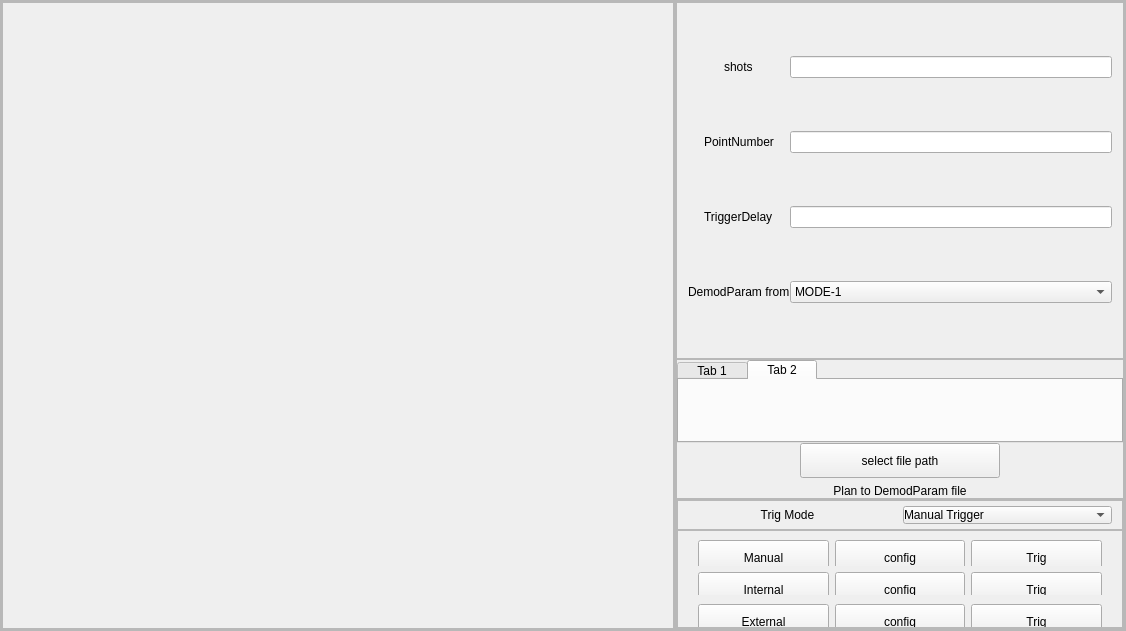
<?xml version="1.0" encoding="UTF-8"?>
<ui version="4.0">
 <class>Form</class>
 <widget class="QWidget" name="Form">
  <property name="geometry">
   <rect>
    <x>0</x>
    <y>0</y>
    <width>1126</width>
    <height>631</height>
   </rect>
  </property>
  <property name="windowTitle">
   <string>Form</string>
  </property>
  <layout class="QGridLayout" name="gridLayout_2">
   <property name="leftMargin">
    <number>0</number>
   </property>
   <property name="topMargin">
    <number>0</number>
   </property>
   <property name="rightMargin">
    <number>0</number>
   </property>
   <property name="bottomMargin">
    <number>0</number>
   </property>
   <property name="spacing">
    <number>0</number>
   </property>
   <item row="0" column="0">
    <widget class="QFrame" name="frame_39">
     <property name="sizePolicy">
      <sizepolicy hsizetype="Expanding" vsizetype="Expanding">
       <horstretch>0</horstretch>
       <verstretch>0</verstretch>
      </sizepolicy>
     </property>
     <property name="minimumSize">
      <size>
       <width>946</width>
       <height>500</height>
      </size>
     </property>
     <property name="frameShape">
      <enum>QFrame::StyledPanel</enum>
     </property>
     <property name="frameShadow">
      <enum>QFrame::Raised</enum>
     </property>
     <layout class="QHBoxLayout" name="horizontalLayout_28">
      <property name="spacing">
       <number>0</number>
      </property>
      <property name="leftMargin">
       <number>0</number>
      </property>
      <property name="topMargin">
       <number>0</number>
      </property>
      <property name="rightMargin">
       <number>0</number>
      </property>
      <property name="bottomMargin">
       <number>0</number>
      </property>
      <item>
       <widget class="QFrame" name="frame_40">
        <property name="minimumSize">
         <size>
          <width>650</width>
          <height>0</height>
         </size>
        </property>
        <property name="frameShape">
         <enum>QFrame::StyledPanel</enum>
        </property>
        <property name="frameShadow">
         <enum>QFrame::Raised</enum>
        </property>
        <layout class="QGridLayout" name="gridLayout_3">
         <property name="leftMargin">
          <number>0</number>
         </property>
         <property name="topMargin">
          <number>0</number>
         </property>
         <property name="rightMargin">
          <number>0</number>
         </property>
         <property name="bottomMargin">
          <number>0</number>
         </property>
         <property name="spacing">
          <number>0</number>
         </property>
         <item row="0" column="0">
          <widget class="QScrollArea" name="scrollArea">
           <property name="widgetResizable">
            <bool>true</bool>
           </property>
           <widget class="QWidget" name="scrollAreaWidgetContents">
            <property name="geometry">
             <rect>
              <x>0</x>
              <y>0</y>
              <width>670</width>
              <height>625</height>
             </rect>
            </property>
            <property name="styleSheet">
             <string notr="true"/>
            </property>
            <layout class="QGridLayout" name="gridLayout_6">
             <property name="leftMargin">
              <number>0</number>
             </property>
             <property name="topMargin">
              <number>0</number>
             </property>
             <property name="rightMargin">
              <number>0</number>
             </property>
             <property name="bottomMargin">
              <number>0</number>
             </property>
             <property name="spacing">
              <number>0</number>
             </property>
             <item row="0" column="0">
              <layout class="QGridLayout" name="gridLayout_4">
               <property name="spacing">
                <number>0</number>
               </property>
              </layout>
             </item>
            </layout>
           </widget>
          </widget>
         </item>
        </layout>
       </widget>
      </item>
      <item>
       <widget class="QFrame" name="frame_41">
        <property name="minimumSize">
         <size>
          <width>450</width>
          <height>0</height>
         </size>
        </property>
        <property name="maximumSize">
         <size>
          <width>450</width>
          <height>16777215</height>
         </size>
        </property>
        <property name="frameShape">
         <enum>QFrame::StyledPanel</enum>
        </property>
        <property name="frameShadow">
         <enum>QFrame::Raised</enum>
        </property>
        <layout class="QVBoxLayout" name="verticalLayout_9">
         <property name="spacing">
          <number>0</number>
         </property>
         <property name="leftMargin">
          <number>0</number>
         </property>
         <property name="topMargin">
          <number>0</number>
         </property>
         <property name="rightMargin">
          <number>0</number>
         </property>
         <property name="bottomMargin">
          <number>0</number>
         </property>
         <item>
          <widget class="QFrame" name="frame_42">
           <property name="frameShape">
            <enum>QFrame::StyledPanel</enum>
           </property>
           <property name="frameShadow">
            <enum>QFrame::Raised</enum>
           </property>
           <layout class="QGridLayout" name="gridLayout_5">
            <property name="leftMargin">
             <number>11</number>
            </property>
            <property name="topMargin">
             <number>0</number>
            </property>
            <property name="rightMargin">
             <number>11</number>
            </property>
            <property name="bottomMargin">
             <number>0</number>
            </property>
            <property name="spacing">
             <number>0</number>
            </property>
            <item row="0" column="1">
             <widget class="QLineEdit" name="shots"/>
            </item>
            <item row="0" column="0" alignment="Qt::AlignHCenter">
             <widget class="QLabel" name="label_3">
              <property name="text">
               <string>shots</string>
              </property>
             </widget>
            </item>
            <item row="2" column="0" alignment="Qt::AlignHCenter">
             <widget class="QLabel" name="teigger">
              <property name="text">
               <string>TriggerDelay</string>
              </property>
             </widget>
            </item>
            <item row="1" column="1">
             <widget class="QLineEdit" name="PointNumber"/>
            </item>
            <item row="1" column="0" alignment="Qt::AlignHCenter">
             <widget class="QLabel" name="label_4">
              <property name="text">
               <string>PointNumber</string>
              </property>
             </widget>
            </item>
            <item row="3" column="0">
             <widget class="QLabel" name="label_5">
              <property name="text">
               <string>DemodParam from</string>
              </property>
             </widget>
            </item>
            <item row="3" column="1">
             <widget class="QComboBox" name="MODE">
              <property name="toolTipDuration">
               <number>0</number>
              </property>
              <item>
               <property name="text">
                <string>MODE-1</string>
               </property>
              </item>
              <item>
               <property name="text">
                <string>MODE-2</string>
               </property>
              </item>
             </widget>
            </item>
            <item row="2" column="1">
             <widget class="QLineEdit" name="triggerdelay"/>
            </item>
           </layout>
          </widget>
         </item>
         <item>
          <widget class="QFrame" name="frame_43">
           <property name="maximumSize">
            <size>
             <width>16777215</width>
             <height>140</height>
            </size>
           </property>
           <property name="frameShape">
            <enum>QFrame::StyledPanel</enum>
           </property>
           <property name="frameShadow">
            <enum>QFrame::Raised</enum>
           </property>
           <layout class="QVBoxLayout" name="verticalLayout_2">
            <property name="spacing">
             <number>0</number>
            </property>
            <property name="leftMargin">
             <number>0</number>
            </property>
            <property name="topMargin">
             <number>0</number>
            </property>
            <property name="rightMargin">
             <number>0</number>
            </property>
            <property name="bottomMargin">
             <number>0</number>
            </property>
            <item>
             <widget class="QWidget" name="MODE1" native="true">
              <layout class="QGridLayout" name="gridLayout">
               <property name="leftMargin">
                <number>0</number>
               </property>
               <property name="topMargin">
                <number>0</number>
               </property>
               <property name="rightMargin">
                <number>0</number>
               </property>
               <property name="bottomMargin">
                <number>0</number>
               </property>
               <property name="spacing">
                <number>0</number>
               </property>
               <item row="0" column="0">
                <widget class="QTabWidget" name="tabWidget">
                 <property name="styleSheet">
                  <string notr="true">QTabBar::tab{width:70px;}
QTabBar::tab{height:20px;}</string>
                 </property>
                 <property name="currentIndex">
                  <number>1</number>
                 </property>
                 <widget class="QWidget" name="tab">
                  <attribute name="title">
                   <string>Tab 1</string>
                  </attribute>
                  <layout class="QGridLayout" name="gridLayout_8">
                   <property name="leftMargin">
                    <number>0</number>
                   </property>
                   <property name="topMargin">
                    <number>0</number>
                   </property>
                   <property name="rightMargin">
                    <number>0</number>
                   </property>
                   <property name="bottomMargin">
                    <number>0</number>
                   </property>
                   <property name="spacing">
                    <number>0</number>
                   </property>
                  </layout>
                 </widget>
                 <widget class="QWidget" name="tab_2">
                  <attribute name="title">
                   <string>Tab 2</string>
                  </attribute>
                 </widget>
                </widget>
               </item>
              </layout>
             </widget>
            </item>
            <item>
             <widget class="QWidget" name="MODE2" native="true">
              <property name="maximumSize">
               <size>
                <width>16777215</width>
                <height>16777215</height>
               </size>
              </property>
              <property name="toolTipDuration">
               <number>0</number>
              </property>
              <layout class="QVBoxLayout" name="verticalLayout_3">
               <property name="topMargin">
                <number>0</number>
               </property>
               <property name="bottomMargin">
                <number>0</number>
               </property>
               <item alignment="Qt::AlignHCenter">
                <widget class="QPushButton" name="select_file_path">
                 <property name="minimumSize">
                  <size>
                   <width>200</width>
                   <height>35</height>
                  </size>
                 </property>
                 <property name="maximumSize">
                  <size>
                   <width>200</width>
                   <height>16777215</height>
                  </size>
                 </property>
                 <property name="text">
                  <string>select file path</string>
                 </property>
                </widget>
               </item>
               <item>
                <widget class="QLabel" name="file_path">
                 <property name="maximumSize">
                  <size>
                   <width>16777215</width>
                   <height>25</height>
                  </size>
                 </property>
                 <property name="text">
                  <string>Plan to DemodParam file</string>
                 </property>
                 <property name="textFormat">
                  <enum>Qt::AutoText</enum>
                 </property>
                 <property name="alignment">
                  <set>Qt::AlignCenter</set>
                 </property>
                </widget>
               </item>
              </layout>
             </widget>
            </item>
           </layout>
          </widget>
         </item>
         <item>
          <widget class="QFrame" name="frame_44">
           <property name="maximumSize">
            <size>
             <width>16777215</width>
             <height>130</height>
            </size>
           </property>
           <property name="frameShape">
            <enum>QFrame::StyledPanel</enum>
           </property>
           <property name="frameShadow">
            <enum>QFrame::Raised</enum>
           </property>
           <layout class="QVBoxLayout" name="verticalLayout_10">
            <property name="spacing">
             <number>0</number>
            </property>
            <property name="leftMargin">
             <number>0</number>
            </property>
            <property name="topMargin">
             <number>0</number>
            </property>
            <property name="rightMargin">
             <number>0</number>
            </property>
            <property name="bottomMargin">
             <number>0</number>
            </property>
            <item>
             <widget class="QFrame" name="frame_45">
              <property name="minimumSize">
               <size>
                <width>0</width>
                <height>30</height>
               </size>
              </property>
              <property name="maximumSize">
               <size>
                <width>16777215</width>
                <height>30</height>
               </size>
              </property>
              <property name="frameShape">
               <enum>QFrame::StyledPanel</enum>
              </property>
              <property name="frameShadow">
               <enum>QFrame::Raised</enum>
              </property>
              <layout class="QHBoxLayout" name="horizontalLayout_29">
               <property name="leftMargin">
                <number>0</number>
               </property>
               <property name="topMargin">
                <number>0</number>
               </property>
               <property name="rightMargin">
                <number>0</number>
               </property>
               <property name="bottomMargin">
                <number>0</number>
               </property>
               <item>
                <widget class="QLabel" name="label_9">
                 <property name="text">
                  <string>Trig Mode</string>
                 </property>
                 <property name="alignment">
                  <set>Qt::AlignCenter</set>
                 </property>
                </widget>
               </item>
               <item>
                <widget class="QComboBox" name="Trig_Mode">
                 <property name="minimumSize">
                  <size>
                   <width>160</width>
                   <height>0</height>
                  </size>
                 </property>
                 <property name="styleSheet">
                  <string notr="true">margin-right:10px;</string>
                 </property>
                 <item>
                  <property name="text">
                   <string>Manual Trigger</string>
                  </property>
                 </item>
                 <item>
                  <property name="text">
                   <string>Internl Trigger</string>
                  </property>
                 </item>
                 <item>
                  <property name="text">
                   <string>Externl Trigger</string>
                  </property>
                 </item>
                </widget>
               </item>
              </layout>
             </widget>
            </item>
            <item>
             <widget class="QFrame" name="frame_46">
              <property name="maximumSize">
               <size>
                <width>16777215</width>
                <height>16777215</height>
               </size>
              </property>
              <property name="frameShape">
               <enum>QFrame::StyledPanel</enum>
              </property>
              <property name="frameShadow">
               <enum>QFrame::Raised</enum>
              </property>
              <layout class="QVBoxLayout" name="verticalLayout">
               <property name="spacing">
                <number>0</number>
               </property>
               <property name="leftMargin">
                <number>11</number>
               </property>
               <property name="topMargin">
                <number>0</number>
               </property>
               <property name="rightMargin">
                <number>11</number>
               </property>
               <property name="bottomMargin">
                <number>0</number>
               </property>
               <item>
                <widget class="QWidget" name="widget_manual" native="true">
                 <property name="minimumSize">
                  <size>
                   <width>0</width>
                   <height>35</height>
                  </size>
                 </property>
                 <layout class="QHBoxLayout" name="horizontalLayout">
                  <item>
                   <widget class="QPushButton" name="pushButton">
                    <property name="minimumSize">
                     <size>
                      <width>0</width>
                      <height>35</height>
                     </size>
                    </property>
                    <property name="styleSheet">
                     <string notr="true"/>
                    </property>
                    <property name="text">
                     <string>Manual</string>
                    </property>
                   </widget>
                  </item>
                  <item>
                   <widget class="QPushButton" name="manualconfig">
                    <property name="minimumSize">
                     <size>
                      <width>0</width>
                      <height>35</height>
                     </size>
                    </property>
                    <property name="text">
                     <string>config</string>
                    </property>
                   </widget>
                  </item>
                  <item>
                   <widget class="QPushButton" name="manualtrig">
                    <property name="minimumSize">
                     <size>
                      <width>0</width>
                      <height>35</height>
                     </size>
                    </property>
                    <property name="text">
                     <string>Trig</string>
                    </property>
                   </widget>
                  </item>
                 </layout>
                </widget>
               </item>
               <item>
                <widget class="QWidget" name="widget_internal" native="true">
                 <layout class="QHBoxLayout" name="horizontalLayout_2">
                  <item>
                   <widget class="QPushButton" name="pushButton_6">
                    <property name="minimumSize">
                     <size>
                      <width>0</width>
                      <height>35</height>
                     </size>
                    </property>
                    <property name="styleSheet">
                     <string notr="true"/>
                    </property>
                    <property name="text">
                     <string>Internal</string>
                    </property>
                   </widget>
                  </item>
                  <item>
                   <widget class="QPushButton" name="interconfig">
                    <property name="minimumSize">
                     <size>
                      <width>0</width>
                      <height>35</height>
                     </size>
                    </property>
                    <property name="text">
                     <string>config</string>
                    </property>
                   </widget>
                  </item>
                  <item>
                   <widget class="QPushButton" name="intertrig">
                    <property name="minimumSize">
                     <size>
                      <width>0</width>
                      <height>35</height>
                     </size>
                    </property>
                    <property name="text">
                     <string>Trig</string>
                    </property>
                   </widget>
                  </item>
                 </layout>
                </widget>
               </item>
               <item>
                <widget class="QWidget" name="widget_external" native="true">
                 <layout class="QHBoxLayout" name="horizontalLayout_3">
                  <item>
                   <widget class="QPushButton" name="pushButton_9">
                    <property name="minimumSize">
                     <size>
                      <width>0</width>
                      <height>35</height>
                     </size>
                    </property>
                    <property name="styleSheet">
                     <string notr="true"/>
                    </property>
                    <property name="text">
                     <string>External</string>
                    </property>
                   </widget>
                  </item>
                  <item>
                   <widget class="QPushButton" name="exterconfig">
                    <property name="minimumSize">
                     <size>
                      <width>0</width>
                      <height>35</height>
                     </size>
                    </property>
                    <property name="text">
                     <string>config</string>
                    </property>
                   </widget>
                  </item>
                  <item>
                   <widget class="QPushButton" name="extertrig">
                    <property name="minimumSize">
                     <size>
                      <width>0</width>
                      <height>35</height>
                     </size>
                    </property>
                    <property name="text">
                     <string>Trig</string>
                    </property>
                   </widget>
                  </item>
                 </layout>
                </widget>
               </item>
              </layout>
             </widget>
            </item>
           </layout>
          </widget>
         </item>
        </layout>
       </widget>
      </item>
     </layout>
    </widget>
   </item>
  </layout>
 </widget>
 <resources/>
 <connections/>
</ui>
